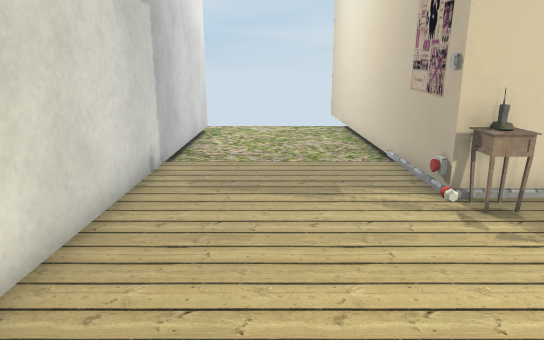
View 1 (above)

16 first-person views from a walk through a Unity game level. The camera is 1.2 m above the floor, tilts 14° down and sees 70° across. The floor is counted in squares, 0.5 m on a side. Each view is taken from the middle of a square. On the plan, view 1 faces up. The plan holds only what a view shows up to about 20 squares ahead; the rest is blank. The place goes on beyond the plan. The player character is not drawn. Door leaves are left out, so doorways stand open. Some surface patterns are stand-ins.

View 2
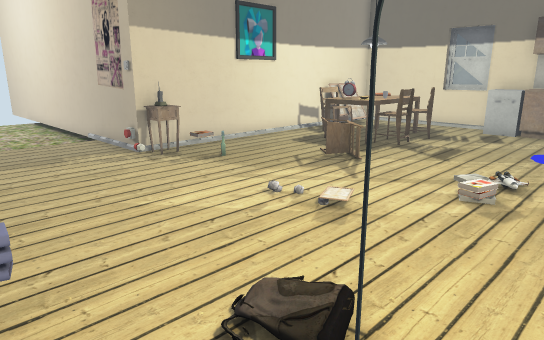

View 3
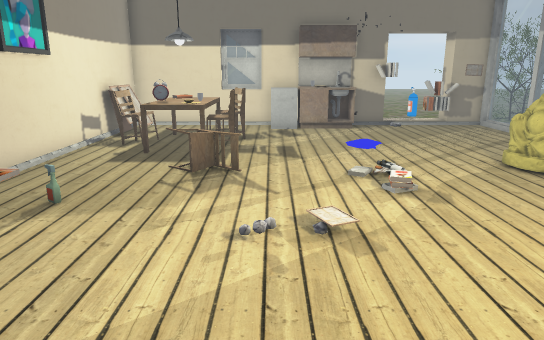

View 4
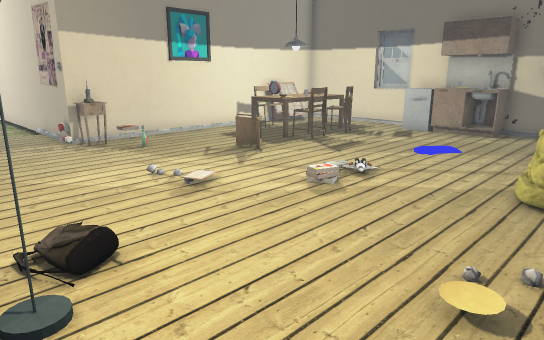

View 5
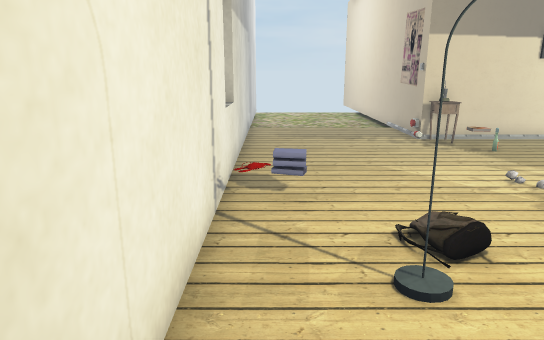

View 6
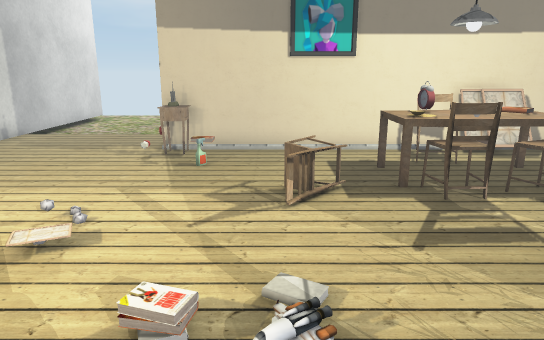

View 7
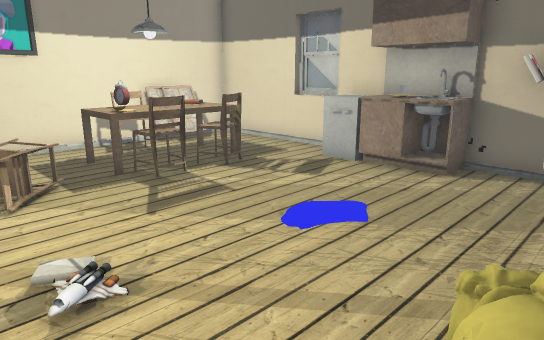

View 8
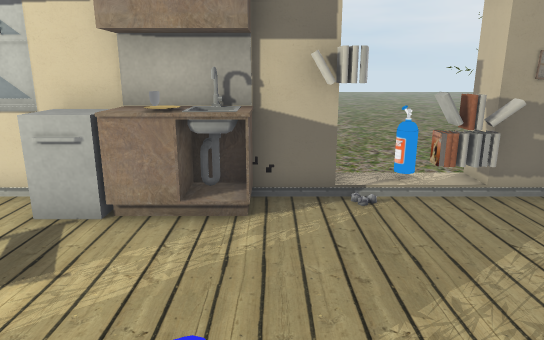

View 9
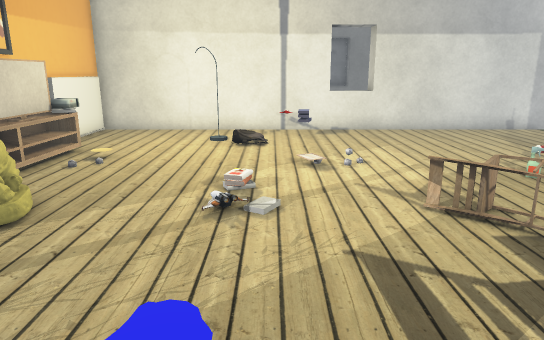

View 10
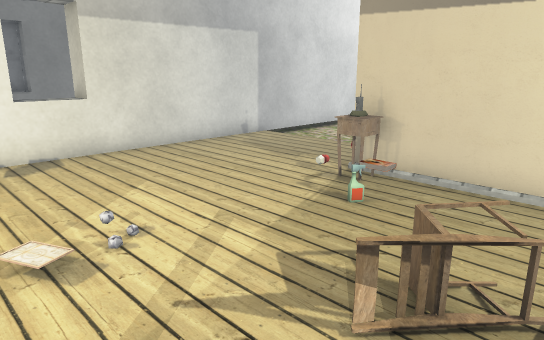

View 11
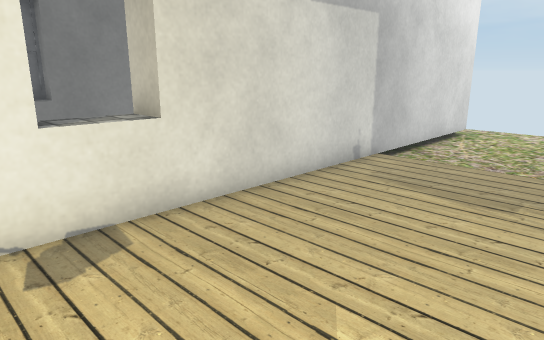

View 12
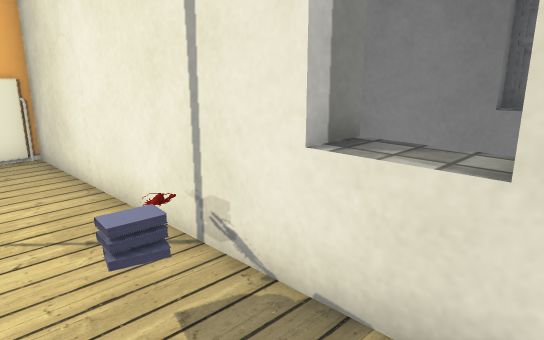

View 13
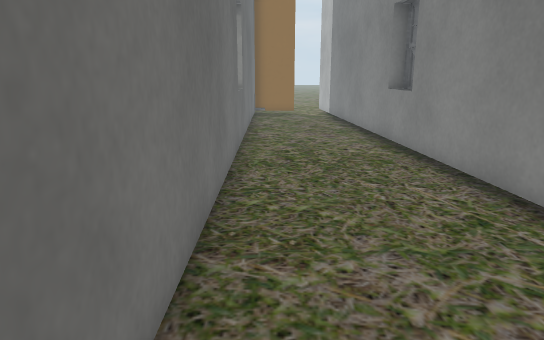

View 14
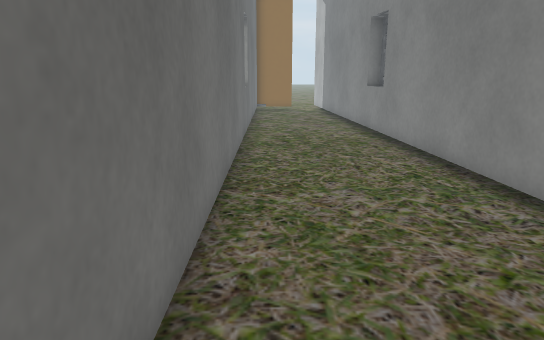

View 15
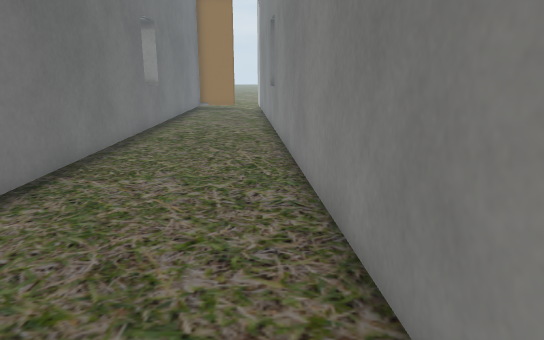

View 16
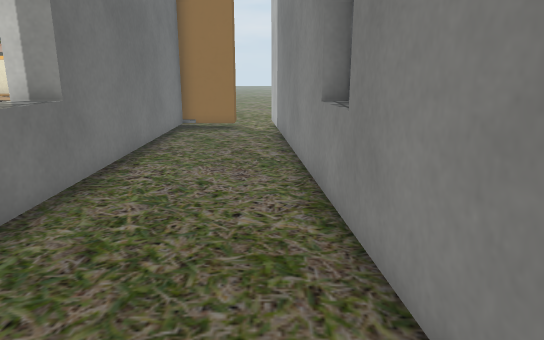

### Floor plan
Key: @ floor where view 1 was taken; # wall or solid block; . floor; / step, stairs or slope; D open door; = window, fence, low wall or low ledge; ^ raised ledge; C chair; T table; L clock; B books; A lamp; E TV; O other object.
Columns run from 10 left of view 1 to 23 right of it. Each row starts with its distance up from view 1.
 20               #
 19  .     .......#
 18      . #......#
 17 #     ##......#
 16 #.... ##......#
 15 #.....##......#
 14 #.....##......#
 13 #.....##......#
 12 #.....##......#
 11 #.....##......#
 10 #.....##......#
  9 #.....##......#
  8 ##....##.....##############
  7 ##....##..... #########O ###
  6  #....##......OO......C... #
  5  #....##............TLTB.. #
  4  #....##............OTOBT. #
  3 ##....^^............OTTT..=#
  2 ##....^^............CC.C..=#
  1  #....##...../...........OO#
  0  #....##..@..............#O#
 -1  #....##........./.......# #
 -2  #....##........///......=##
 -3  #....##..A..............=##
 -4  ##...##..................B#
 -5   #...##..................B DD....
 -6   #...##.........OO.......BODD....
 -7   #...##....O#E  OO  .....B#DD....

Positions as (right, up) in squares from view 1, and headings:
1: (0, 0), facing up
2: (-2, -4), facing up-right
3: (-2, 1), facing right
4: (-1, -7), facing up-right
5: (-2, -7), facing up
6: (7, -5), facing up
7: (6, -6), facing up-right
8: (9, -3), facing right
9: (14, -1), facing left
10: (9, -1), facing up-left
11: (3, 0), facing up-left
12: (0, 4), facing down-left
13: (-5, 15), facing down
14: (-5, 18), facing down
15: (-9, 19), facing down
16: (-8, 9), facing down
